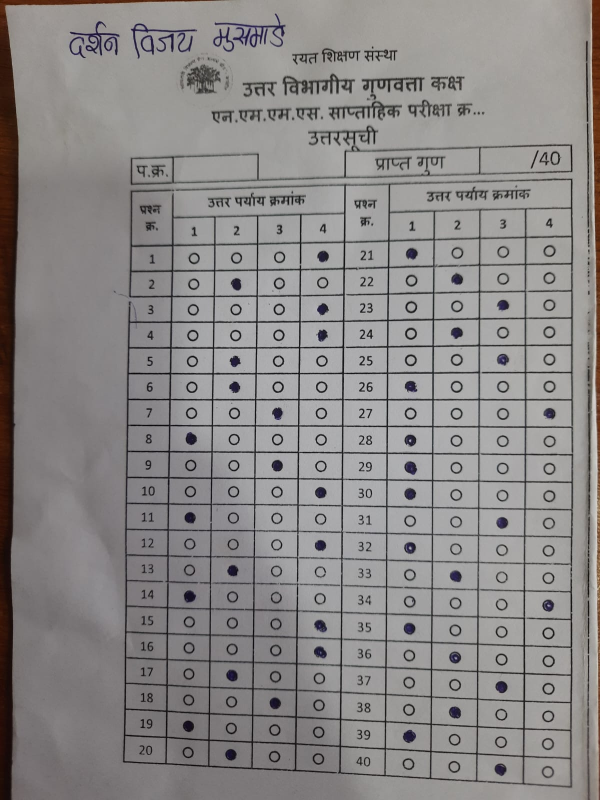
#> input picture omr-web/backend/data/sessions/336665d9-8d69-4863-9b62-4f0312f83061/sheets/002_raw.jpeg, 1200 x 1600 px (shown at 1/2 size)
$ python test_detection.py
#> lines starting #> are read from the running program, lines starting #| are printed output that depends on the picture
### omr-web/backend/omr/preprocessor.py
"""
Image pre-processing: deskew, perspective correction, adaptive threshold.
Returns a normalized grayscale image at TARGET_W x TARGET_H.

Handles phone-camera photos of OMR sheets:
- Tries perspective warp using the largest rectangular contour (the answer table)
- Falls back gracefully to a simple resize if no clean rectangle is found
- Applies CLAHE to improve local contrast for pen-filled bubbles
"""
import cv2
import numpy as np

TARGET_W = 800
TARGET_H = 1040


class ProcessingError(Exception):
    pass


def load_image(path: str) -> np.ndarray:
    """Load image from path; handle PDF via PyMuPDF if needed."""
    ext = path.rsplit(".", 1)[-1].lower()
    if ext == "pdf":
        try:
            import fitz  # PyMuPDF
        except ImportError:
            raise ProcessingError("PyMuPDF not installed; cannot process PDF files.")
        doc = fitz.open(path)
        page = doc.load_page(0)
        mat = fitz.Matrix(2.0, 2.0)
        pix = page.get_pixmap(matrix=mat, colorspace=fitz.csGRAY)
        arr = np.frombuffer(pix.samples, dtype=np.uint8).reshape(pix.height, pix.width)
        return arr
    else:
        # Try reading as color first, then convert to grayscale
        # This handles more image formats properly
        img = cv2.imread(path)
        if img is None:
            raise ProcessingError(f"Cannot read image file: {path}")

        # Convert to grayscale if color
        if len(img.shape) == 3:
            img = cv2.cvtColor(img, cv2.COLOR_BGR2GRAY)

        if img is None or img.size == 0:
            raise ProcessingError(f"Loaded image is empty: {path}")

        return img


# [76 lines left out: functions _auto_canny, _angle, _is_valid_rect, _order_points, _four_point_transform, find_page, not called in this run]


def _apply_clahe(img: np.ndarray) -> np.ndarray:
    """Enhance local contrast so pen-filled bubbles stand out clearly."""
    img_u8 = np.clip(img, 0, 255).astype(np.uint8)
    # Increased clipLimit from 2.0 to 3.0 for better bubble contrast
    clahe = cv2.createCLAHE(clipLimit=3.0, tileGridSize=(8, 8))
    enhanced = clahe.apply(img_u8)
    return enhanced.astype(np.float32)


def preprocess(path: str) -> np.ndarray:
    """
    Full pipeline: load → resize → CLAHE → normalize.
    Perspective warp is intentionally skipped — it can mis-order corners
    and swap left/right columns, causing wrong option detection.
    Returns float32 grayscale image [0,255] at TARGET_W x TARGET_H.
    """
    img = load_image(path)
#> in load_image, img is the input picture: shape (1600, 1200, 3); mean B, G, R 135.7, 136.3, 139

    if img is None or img.size == 0:
        raise ProcessingError(f"Failed to load image from {path}")

    # Resize to fixed processing dimensions (NO perspective warp)
    img = cv2.resize(img, (TARGET_W, TARGET_H), interpolation=cv2.INTER_AREA)
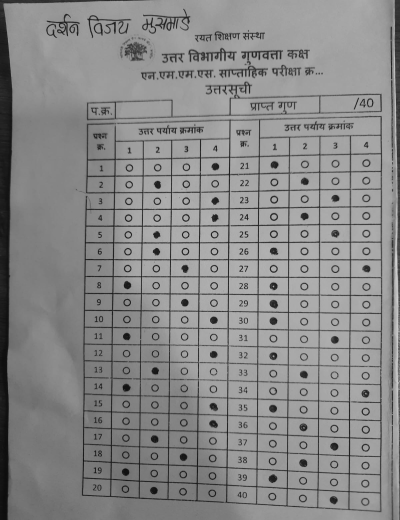
#> img: shape (1040, 800) (shown at 1/2 size); min 6, max 213, mean 136.9

    if img is None or img.size == 0:
        raise ProcessingError("Image became empty after resize")

    # CLAHE: improves contrast for pen-filled bubbles on phone-camera photos
    img = _apply_clahe(img)
#> in _apply_clahe, `enhanced = clahe.apply(img_u8)`:
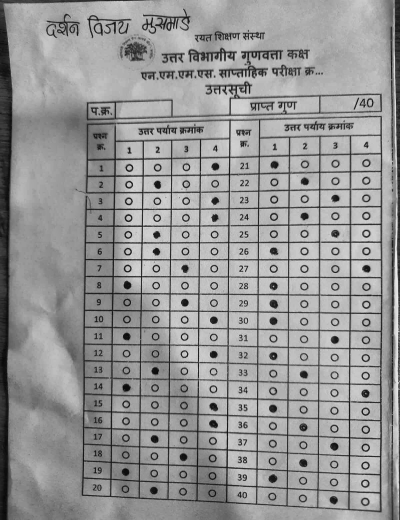
#> enhanced: shape (1040, 800) (shown at 1/2 size); min 4, max 239, mean 150.2

    # Final normalization
    if img.max() > img.min():
        img = cv2.normalize(img, None, 0, 255, cv2.NORM_MINMAX)

    return img.astype(np.float32)

### omr-web/backend/omr/adaptive_detector.py
"""
Adaptive bubble detector for phone-camera OMR sheets — v2.

WHY THIS IS A REWRITE, NOT A PATCH ON THE ORIGINAL v1 ADAPTIVE DETECTOR:

Validated against 3 real phone photos of the actual answer sheets (not synthetic
test images), the original design's core assumption failed outright:

  1. Perspective-correcting to a fixed canonical size and then trusting a
     FIXED pixel grid (bubble_detector.py's hardcoded coordinates) does not
     work. Measured mean offset between the fixed grid and actual bubble
     positions after correction: ~28px, with 0% of expected centres landing
     within 10px of a real bubble. The fixed grid's constants don't match
     these sheets' real physical layout.

  2. Hough-line grid detection (the original v1 approach) fails on real
     photos because these are phone photos of paper on a desk, not scans —
     the paper has a slight physical curve/bow. A ruled line that looks
     straight to the eye is NOT straight enough for long-kernel morphological
     line detection: full-width table borders only survived detection at
     2 of ~21 expected row positions in testing. Column (vertical) lines
     fared better since they're shorter and straighter, but rows did not.

WHAT ACTUALLY WORKS (validated to 119/120 = 99.2% on 3 real sample sheets,
with the single miss being a mark too faint to threshold confidently even
by eye — see _question_confidence):

  Detect the bubbles directly (Hough circle transform finds ~150-165 of the
  160 real bubbles reliably even with rotation/shadow/curvature), then:
    1. Strip out isolated false-positive "circles" that Hough finds in
       decorative header text/logos (they have no nearby neighbours at the
       bubble grid's characteristic spacing — real bubbles always do).
    2. Cluster x-coordinates into exactly 8 columns (4 options x 2 halves)
       via 1D k-means. This is robust to noise/rotation because column
       spacing is large (~85-95px) and well separated.
    3. Fit a UNIFORM row grid per half via a "comb" search over
       (pitch, offset) that maximizes agreement with detected row
       y-positions. This is far more robust than clustering because it
       doesn't require every row to have a detected circle — missing
       circles just don't vote, but the grid position is still recovered
       from the ones that did.
    4. For each of the 160 expected (row, column) grid slots, SNAP to the
       nearest actually-detected circle if one exists nearby (handles local
       curvature/perspective drift that a purely uniform grid can't), and
       fall back to the synthetic uniform-grid position only when no real
       detection exists nearby (handles genuinely missing/occluded bubbles).
    5. Classify fill using a per-question LOCAL threshold (largest gap
       between the 4 sampled intensities in that row) with a global
       fallback for ambiguous rows — same design as bubble_detector.py's
       original local-threshold logic, which was sound; it just needed to
       be fed correct coordinates.
"""
import cv2
import numpy as np
from typing import Dict, List, Optional, Tuple
from dataclasses import dataclass


@dataclass
class QuestionDetection:
    q_no: int
    bubble_intensities: Dict[str, float]
    local_threshold: float
    detected_answer: str   # "", "MULTI:<opts>" (invalid — always wrong), or "A"/"B"/"C"/"D"
    is_blank: bool
    is_multi_marked: bool
    confidence: float       # 0.0-1.0


@dataclass
class SheetDetection:
    questions: List[QuestionDetection]
    global_threshold: float
    sheet_confidence: float
    flagged_for_review: bool
    method: str = "circle_grid"


OPTIONS = ["A", "B", "C", "D"]
N_ROWS = 20
N_COLS_PER_HALF = 4

# Hough circle params tuned for ~1200-1600px-wide phone photos of this sheet
# template. If your photos come in at very different resolution, scale
# minDist/minRadius/maxRadius proportionally.
HOUGH_DP = 1
HOUGH_MIN_DIST = 20  # Optimal for phone photos
HOUGH_PARAM1 = 60    # Edge gradient threshold
HOUGH_PARAM2 = 18    # Accumulator threshold - lower = more sensitive
HOUGH_MIN_RADIUS = 8  # Detect smaller bubbles
HOUGH_MAX_RADIUS = 25 # Adjusted from 30 to reduce false positives

ROI_SIZE = 22           # bubble sampling ROI, pixels
MIN_JUMP = 4            # Reduced from 6 - minimum local intensity gap to consider "a real jump"
CONFIDENT_SURPLUS = 1   # extra gap required before trusting local over global threshold
SNAP_COL_TOL = 25       # px tolerance when matching a detected circle to an expected column
SNAP_ROW_TOL = 20       # px tolerance when matching a detected circle to an expected row

# Confidence normalization: on validated real photos, a clearly-marked bubble's
# local intensity gap (darkest vs. second-darkest option) typically falls in the
# 40-70 range; ambiguous/faint marks fall under ~15. This scale saturates at 60
# so a solidly-filled bubble reads as ~1.0 confidence rather than ~0.2.
CONFIDENCE_GAP_SATURATION = 60.0
CONFIDENCE_THRESHOLD = 0.10          # Very permissive - just scan and report
LOW_CONFIDENCE_QUESTION_THRESHOLD = 0.05  # Very low - accept almost anything
MAX_LOW_CONFIDENCE_QUESTIONS = 20    # Allow many low-confidence - we just want to scan


def _detect_circles(gray: np.ndarray) -> np.ndarray:
    """Hough-circle detect candidate bubbles. Returns Nx2 array of (x, y)."""
    if gray is None or gray.size == 0:
        raise Exception("Input image is empty or invalid")

    if len(gray.shape) != 2:
        raise Exception(f"Expected grayscale image, got shape {gray.shape}")

    # Ensure proper dtype
    if gray.dtype != np.uint8:
        gray = np.clip(gray, 0, 255).astype(np.uint8)

    blurred = cv2.medianBlur(gray, 5)
    circles = cv2.HoughCircles(
        blurred, cv2.HOUGH_GRADIENT, dp=HOUGH_DP, minDist=HOUGH_MIN_DIST,
        param1=HOUGH_PARAM1, param2=HOUGH_PARAM2,
        minRadius=HOUGH_MIN_RADIUS, maxRadius=HOUGH_MAX_RADIUS,
    )
    if circles is None:
        raise Exception("No bubble-like circles detected in image")
    pts = np.round(circles[0][:, :2]).astype(float)
    return pts


def _drop_isolated_2d(xs: np.ndarray, ys: np.ndarray, radius: float = 80,
                       min_neighbors: int = 0) -> np.ndarray:
    """
    Remove points with no nearby neighbour at bubble-grid spacing.
    Real bubbles always have at least one neighbour within `radius` (the
    next row in the same column, ~50-56px away, or the next option in the
    same row, ~85-95px away). False positives from decorative header text
    or logos are typically isolated at this scale.

    Relaxed parameters: radius=80 (was 60), min_neighbors=0 (was 1)
    to be more permissive with phone photos.
    """
    pts = np.stack([xs, ys], axis=1)
    keep = []
    for i in range(len(pts)):
        d = np.sqrt(((pts - pts[i]) ** 2).sum(axis=1))
        if np.sum(d <= radius) - 1 >= min_neighbors:
            keep.append(i)
    return np.array(keep, dtype=int)


def _drop_isolated_1d(vals: np.ndarray, neighbor_radius: float = 15,
                       min_neighbors: int = 1) -> np.ndarray:
    vals = np.sort(vals)
    keep = []
    for v in vals:
        if np.sum(np.abs(vals - v) <= neighbor_radius) - 1 >= min_neighbors:
            keep.append(v)
    return np.array(keep)


def _cluster_1d_fixed_k(vals: np.ndarray, k: int) -> List[float]:
    """1D k-means to find k evenly-spaced cluster centres (columns or rows)."""
    vals = np.sort(vals.astype(np.float64))
    centres = np.linspace(vals.min(), vals.max(), k)
    for _ in range(150):
        assign = np.argmin(np.abs(vals[:, None] - centres[None, :]), axis=1)
        new_centres = np.array([
            vals[assign == i].mean() if np.any(assign == i) else centres[i]
            for i in range(k)
        ])
        if np.allclose(new_centres, centres, atol=0.2):
            break
        centres = new_centres
    return sorted(centres.tolist())


def _comb_fit(vals: np.ndarray, n_rows: int = N_ROWS,
              pitch_range: Tuple[float, float] = (45, 65),
              tol: float = 9) -> Tuple[float, float, float, int]:
    """
    Find the uniform grid (pitch, offset) of n_rows equally-spaced positions
    that best explains the observed y-values, tolerating missing rows.
    Returns (score, pitch, offset, n_matched_rows).
    """
    best = None
    for pitch in np.arange(pitch_range[0], pitch_range[1], 0.5):
        for offset in np.arange(vals.min() - 5, vals.min() + pitch, 1.0):
            grid = offset + pitch * np.arange(n_rows)
            matched, resid = 0, 0.0
            for g in grid:
                d = np.abs(vals - g)
                m = d < tol
                if m.any():
                    matched += 1
                    resid += d[m].min()
            score = matched - resid * 0.01
            if best is None or score > best[0]:
                best = (score, pitch, offset, matched)
    if best is None:
        raise Exception("Row grid fit failed — no plausible pitch/offset found")
    return best


def _find_header_cutoff(ys: np.ndarray) -> float:
    """
    Find the y-value separating decorative header content (logo, title,
    student name) from the actual answer table, using the largest gap in
    the lower half of the y-distribution.
    """
    sy = np.sort(ys)
    gaps = np.diff(sy)
    candidates = [
        (gaps[i], sy[i + 1]) for i in range(len(gaps))
        if gaps[i] > 40 and sy[i + 1] < sy.max() * 0.5
    ]
    if not candidates:
        return 0.0
    return max(candidates, key=lambda t: t[0])[1] - 5


def _bubble_mean(img: np.ndarray, cx: int, cy: int, size: int = ROI_SIZE) -> float:
    x0 = max(0, cx - size // 2)
    y0 = max(0, cy - size // 2)
    x1 = min(img.shape[1], x0 + size)
    y1 = min(img.shape[0], y0 + size)
    roi = img[y0:y1, x0:x1]
    return float(np.mean(roi)) if roi.size else 255.0


def _snap_to_detected(col_x: float, row_y: float,
                       pool_x: np.ndarray, pool_y: np.ndarray,
                       col_tol: float = SNAP_COL_TOL,
                       row_tol: float = SNAP_ROW_TOL) -> Tuple[int, int]:
    """
    Find the real detected circle nearest to the expected (col_x, row_y)
    grid position and return ITS coordinates (both x and y) if within
    tolerance; otherwise fall back to the synthetic uniform-grid position.

    Using the detected circle's own (x, y) — not just snapping y while
    keeping the synthetic x — matters: local curvature can shift a bubble's
    true x by 10-15px even when the column is globally well-calibrated.
    """
    d = np.abs(pool_x - col_x)
    near_col = d < col_tol
    if near_col.any():
        cand_x = pool_x[near_col]
        cand_y = pool_y[near_col]
        dy = np.abs(cand_y - row_y)
        j = int(np.argmin(dy))
        if dy[j] < row_tol:
            return int(round(cand_x[j])), int(round(cand_y[j]))
    return int(round(col_x)), int(round(row_y))


def _global_threshold(all_vals: List[float]) -> float:
    """1D k-means (k=2) split between filled and unfilled bubble intensities."""
    vals = np.array(all_vals)
    c = np.array([vals.min(), vals.max()])
    for _ in range(50):
        assign = np.argmin(np.abs(vals[:, None] - c[None, :]), axis=1)
        new_c = np.array([
            vals[assign == i].mean() if np.any(assign == i) else c[i]
            for i in range(2)
        ])
        if np.allclose(new_c, c, atol=0.1):
            break
        c = new_c
    return float(np.mean(c))


def detect_adaptive(img: np.ndarray) -> SheetDetection:
    """
    Detect all 40 answers on a phone-camera photo of the answer sheet.

    `img` should be a grayscale image (as photographed — no perspective
    warp needed; this method calibrates its own grid per-photo).
    """
    raw_xs, raw_ys = None, None
    circles = _detect_circles(img)
#> in _detect_circles, `blurred = cv2.medianBlur(gray, 5)`:
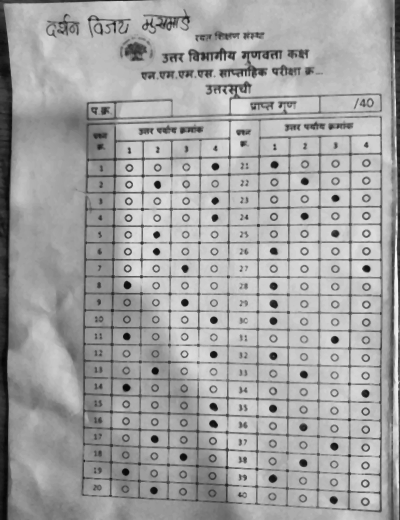
#> blurred: shape (1040, 800) (shown at 1/2 size); min 4, max 249, mean 161.8
#> in _detect_circles, `circles = cv2.HoughCircles( blurred, cv2.HOUGH_GRADIENT, dp=HOUGH_DP, ..`: circles = 146 rows, first 8: [277.5, 99.5, 21.1], [189.5, 221.5, 18.8], [732.5, 573.5, 8.7], [203.5, 53.5, 16.5], [557.5, 210.5, 19.9], [214.5, 220.5, 18.8], [732.5, 431.5, 8.8], [731.5, 679.5, 8.7]
#> in _detect_circles, `pts = np.round(circles[0][:, :2]).astype(float)`: pts = 146 pairs, first value 106 to 732, second value 42 to 1004
#> circles has the same summary as pts in _detect_circles
    raw_xs, raw_ys = circles[:, 0], circles[:, 1]
#> raw_xs = 146 values, max 732 at index 2, min 106 at index 14, mean 480.6; raw_ys = 146 values, max 1004 at index 131, min 42 at index 75, mean 601.7

    # Step 1: remove header/logo noise (false-positive circles with no
    # neighbour at bubble-grid spacing)
    clean_idx = _drop_isolated_2d(raw_xs, raw_ys)
#> the loop in _drop_isolated_2d, `for i in range(len(pts)):` made 146 passes
#> after the loop in _drop_isolated_2d, `for i in range(len(pts)):`: keep = 146 values from 0 to 145
#> clean_idx = 146 values from 0 to 145
    cxs, cys = raw_xs[clean_idx], raw_ys[clean_idx]
#> cxs has the same summary as raw_xs; cys has the same summary as raw_ys
    if len(cxs) < 40:
        raise Exception(f"Too few reliable bubble candidates after noise removal ({len(cxs)})")

    # Step 2: cut off any remaining header content by y
    y_cut = _find_header_cutoff(cys)
#> in _find_header_cutoff, `sy = np.sort(ys)`: sy = 146 values from 42 to 1004
#> in _find_header_cutoff, `gaps = np.diff(sy)`: gaps = 145 values, max 78 at index 24, min 0 at index 2, mean 6.63
#> in _find_header_cutoff, `candidates = [ (gaps[i], sy[i + 1]) for i in range(len(gaps)) if gaps[..`: candidates = [(78, 326)]
#> y_cut = 321
    mask = cys > y_cut
    cxs, cys = cxs[mask], cys[mask]
#> cxs = 121 values, max 732 at index 0, min 148 at index 47, mean 496.9; cys = 121 values, max 1004 at index 107, min 326 at index 83, mean 698

    # Step 3: cluster into 8 columns (4 options x 2 halves)
    col8 = _cluster_1d_fixed_k(cxs, 8)
#> in _cluster_1d_fixed_k, `vals = np.sort(vals.astype(np.float64))`: vals = 121 values from 148 to 732
#> the loop in _cluster_1d_fixed_k, `for _ in range(150):` made 4 passes
#> centres on passes 1 to 3: [174.8, 243.5, 310.6, 399.4, 482.4, 568.1, 651, 731.3], [182, 250.2, 310.6, 399.4, 482.4, 578.8, 667.7, 731.3], [182, 250.2, 310.6, 399.4, 482.4, 580, 671.1, 731.3]
#> col8 = [182, 250.2, 310.6, 399.4, 482.4, 580, 671.1, 731.3]
    left_cols, right_cols = col8[:4], col8[4:]
#> left_cols = [182, 250.2, 310.6, 399.4]; right_cols = [482.4, 580, 671.1, 731.3]
    half_boundary = (left_cols[-1] + right_cols[0]) / 2
#> half_boundary = 440.9
    left_mask = cxs < half_boundary
    right_mask = ~left_mask

    # Step 4: fit a uniform row grid per half
    ys_l_clean = _drop_isolated_1d(cys[left_mask])
#> in _drop_isolated_1d, `vals = np.sort(vals)`: vals = 54 values from 334 to 988
#> the loop in _drop_isolated_1d, `for v in vals:` made 54 passes
#> v on passes 1 to 8: 334, 368, 402, 404, 440, 468, 470, 504
#> after the loop in _drop_isolated_1d, `for v in vals:`: keep = 50 values from 402 to 988
#> ys_l_clean = 50 values from 402 to 988
    ys_r_clean = _drop_isolated_1d(cys[right_mask])
#> the loop in _drop_isolated_1d (call 2), `for v in vals:` made 67 passes
#> v on passes 1 to 8: 326, 328, 328, 362, 364, 370, 396, 398
#> ys_r_clean = 67 values from 326 to 1004
    if len(ys_l_clean) < 5 or len(ys_r_clean) < 5:
        raise Exception("Insufficient row data to fit a reliable grid")

    _, pitch_l, offset_l, matched_l = _comb_fit(ys_l_clean)
#> after the loop in _comb_fit, `for pitch in np.arange(pitch_range[0], pitch_range[1], 0.5):`: best = (11.33, 50.5, 412, 12)
#> pitch_l = 50.5; offset_l = 412; matched_l = 12
    _, pitch_r, offset_r, matched_r = _comb_fit(ys_r_clean)
#> pitch_r = 45; offset_r = 326; matched_r = 12
    row_l = offset_l + pitch_l * np.arange(N_ROWS)
#> row_l = 20 values from 412 to 1371.5
    row_r = offset_r + pitch_r * np.arange(N_ROWS)
#> row_r = 20 values from 326 to 1181

    # Full (not noise-stripped) pool for snapping, so we don't discard a
    # real detection just because it lacked neighbours (e.g. an isolated
    # circle next to a row where the adjacent mark wasn't detected).
    full_mask = raw_ys > y_cut
    fxs, fys = raw_xs[full_mask], raw_ys[full_mask]
#> fxs has the same summary as cxs; fys has the same summary as cys

    # Step 5: sample each of the 160 expected bubble positions, snapping to
    # a real detected circle when one exists nearby
    results: Dict[int, Dict[str, float]] = {}
    for i in range(N_ROWS):
        row_y_l, row_y_r = row_l[i], row_r[i]
        left_row, right_row = {}, {}
        for j, opt in enumerate(OPTIONS):
            cx, cy = _snap_to_detected(left_cols[j], row_y_l, fxs, fys)
            left_row[opt] = _bubble_mean(img, cx, cy)
            cx2, cy2 = _snap_to_detected(right_cols[j], row_y_r, fxs, fys)
            right_row[opt] = _bubble_mean(img, cx2, cy2)
        results[i + 1] = left_row
        results[i + 21] = right_row
#> this loop made 20 passes
#> (row_y_l, row_y_r) on passes 1 to 5: (412, 326), (462.5, 371), (513, 416), (563.5, 461), (614, 506)
#> pass 1, in _bubble_mean, `roi = img[y0:y1, x0:x1]`:
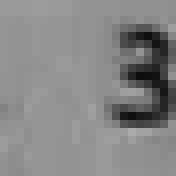
#> roi: shape (22, 22) float32 (shown 8 times larger); min 13.02, max 171.4, mean 134.5
#> pass 1, in _bubble_mean (call 2), `roi = img[y0:y1, x0:x1]`:
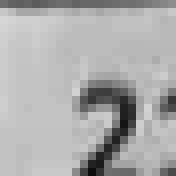
#> roi: shape (22, 22) float32 (shown 8 times larger); min 13.02, max 214.9, mean 172.4

    # Step 6: threshold and classify
    all_vals = [v for d in results.values() for v in d.values()]
    global_thr = _global_threshold(all_vals)

    questions: List[QuestionDetection] = []
    for q in range(1, 41):
        d = results[q]
        items = sorted(d.items(), key=lambda kv: kv[1])
        darkest_opt, darkest_val = items[0]
        second_val = items[1][1]
        local_gap = second_val - darkest_val

        if local_gap >= (MIN_JUMP + CONFIDENT_SURPLUS):
            local_thr = darkest_val + local_gap / 2.0
        else:
            local_thr = global_thr

        filled = [o for o, v in d.items() if v < local_thr]
        is_blank = len(filled) == 0
        is_multi = len(filled) > 1

        if is_blank:
            detected = ""
        elif is_multi:
            # Two or more bubbles marked = invalid response. Standard OMR practice:
            # this is scored as WRONG, not guessed at from darkest-bubble heuristics.
            # (Previously this picked the darkest option as a "best guess" — that's
            # not how real exams are graded, and it silently converts a student's
            # invalid answer into a possibly-correct one.)
            detected = "MULTI"
        else:
            detected = filled[0]

        # confidence: how decisively separated is the darkest bubble from the rest,
        # normalized against the typical gap range seen on real marked bubbles
        # For scanning purposes, give credit even for small gaps
        if not is_blank:
            conf = max(0.2, min(1.0, local_gap / CONFIDENCE_GAP_SATURATION))  # Minimum 0.2 if any answer detected
        else:
            conf = 0.0

        questions.append(QuestionDetection(
            q_no=q,
            bubble_intensities=d,
            local_threshold=round(local_thr, 2),
            detected_answer=("MULTI:" + ",".join(sorted(filled))) if is_multi else detected,
            is_blank=is_blank,
            is_multi_marked=is_multi,
            confidence=round(conf, 4),
        ))
#> (the rest of the program and of its run is left out)
